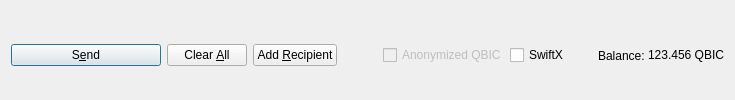
         <widget class="QFrame" name="frame_Send">
          <layout class="QHBoxLayout" name="horizontalLayout">
           <property name="bottomMargin">
            <number>0</number>
           </property>
           <item>
            <widget class="QPushButton" name="sendButton">
             <property name="minimumSize">
              <size>
               <width>150</width>
               <height>0</height>
              </size>
             </property>
             <property name="toolTip">
              <string>Confirm the send action</string>
             </property>
             <property name="text">
              <string>S&amp;end</string>
             </property>
             <property name="icon">
              <iconset resource="../qbiccoin.qrc">
               <normaloff>:/icons/send</normaloff>:/icons/send</iconset>
             </property>
             <property name="autoDefault">
              <bool>false</bool>
             </property>
             <property name="default">
              <bool>true</bool>
             </property>
            </widget>
           </item>
           <item>
            <widget class="QPushButton" name="clearButton">
             <property name="sizePolicy">
              <sizepolicy hsizetype="Minimum" vsizetype="Fixed">
               <horstretch>0</horstretch>
               <verstretch>0</verstretch>
              </sizepolicy>
             </property>
             <property name="toolTip">
              <string>Clear all fields of the form.</string>
             </property>
             <property name="text">
              <string>Clear &amp;All</string>
             </property>
             <property name="icon">
              <iconset resource="../qbiccoin.qrc">
               <normaloff>:/icons/remove</normaloff>:/icons/remove</iconset>
             </property>
             <property name="autoDefault">
              <bool>false</bool>
             </property>
            </widget>
           </item>
           <item>
            <widget class="QPushButton" name="addButton">
             <property name="toolTip">
              <string>Send to multiple recipients at once</string>
             </property>
             <property name="text">
              <string>Add &amp;Recipient</string>
             </property>
             <property name="icon">
              <iconset resource="../qbiccoin.qrc">
               <normaloff>:/icons/add</normaloff>:/icons/add</iconset>
             </property>
             <property name="autoDefault">
              <bool>false</bool>
             </property>
            </widget>
           </item>
           <item>
            <spacer name="horizontalSpacer">
             <property name="orientation">
              <enum>Qt::Horizontal</enum>
             </property>
             <property name="sizeHint" stdset="0">
              <size>
               <width>40</width>
               <height>20</height>
              </size>
             </property>
            </spacer>
           </item>
           <item>
            <layout class="QHBoxLayout" name="horizontalLayout_2">
             <property name="spacing">
              <number>3</number>
             </property>
             <item>
              <widget class="QCheckBox" name="checkzQBIC">
               <property name="enabled">
                <bool>false</bool>
               </property>
               <property name="text">
                <string>Anonymized QBIC</string>
               </property>
              </widget>
             </item>
             <item>
              <widget class="QCheckBox" name="checkSwiftTX">
               <property name="enabled">
                <bool>true</bool>
               </property>
               <property name="minimumSize">
                <size>
                 <width>85</width>
                 <height>0</height>
                </size>
               </property>
               <property name="text">
                <string>SwiftX</string>
               </property>
              </widget>
             </item>
             <item>
              <widget class="QLabel" name="label">
               <property name="text">
                <string>Balance:</string>
               </property>
              </widget>
             </item>
             <item>
              <widget class="QLabel" name="labelBalance">
               <property name="sizePolicy">
                <sizepolicy hsizetype="Preferred" vsizetype="Fixed">
                 <horstretch>0</horstretch>
                 <verstretch>0</verstretch>
                </sizepolicy>
               </property>
               <property name="cursor">
                <cursorShape>IBeamCursor</cursorShape>
               </property>
               <property name="text">
                <string notr="true">123.456 QBIC</string>
               </property>
               <property name="textInteractionFlags">
                <set>Qt::LinksAccessibleByMouse|Qt::TextSelectableByKeyboard|Qt::TextSelectableByMouse</set>
               </property>
              </widget>
             </item>
            </layout>
           </item>
          </layout>
         </widget>
